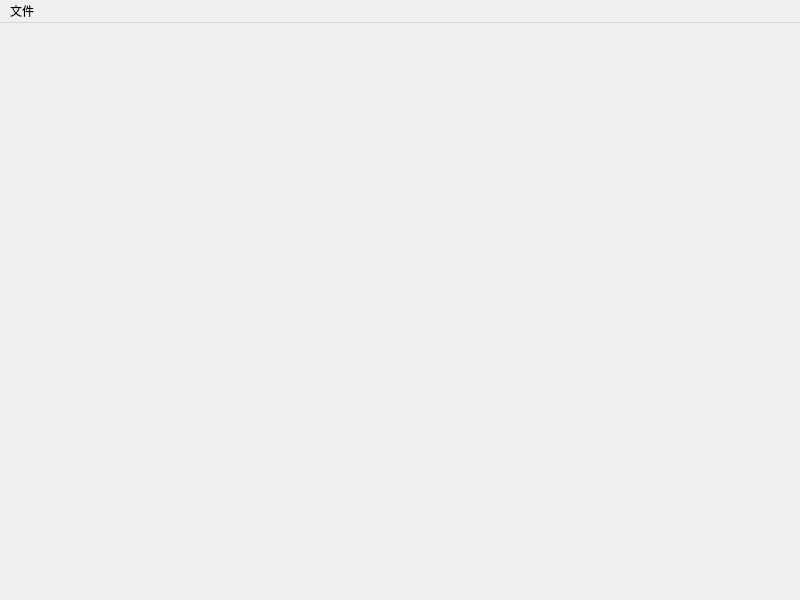
<?xml version="1.0" encoding="UTF-8"?>
<ui version="4.0">
 <class>MainWindow</class>
 <widget class="QMainWindow" name="MainWindow">
  <property name="geometry">
   <rect>
    <x>0</x>
    <y>0</y>
    <width>800</width>
    <height>600</height>
   </rect>
  </property>
  <property name="windowTitle">
   <string>MainWindow</string>
  </property>
  <widget class="QWidget" name="centralwidget"/>
  <widget class="QMenuBar" name="menubar">
   <property name="geometry">
    <rect>
     <x>0</x>
     <y>0</y>
     <width>800</width>
     <height>25</height>
    </rect>
   </property>
   <widget class="QMenu" name="menu">
    <property name="title">
     <string>文件</string>
    </property>
    <addaction name="action_new"/>
    <addaction name="action_close"/>
   </widget>
   <addaction name="menu"/>
  </widget>
  <action name="action_new">
   <property name="text">
    <string>新建</string>
   </property>
  </action>
  <action name="action_close">
   <property name="text">
    <string>关闭</string>
   </property>
  </action>
 </widget>
 <resources/>
 <connections/>
</ui>
